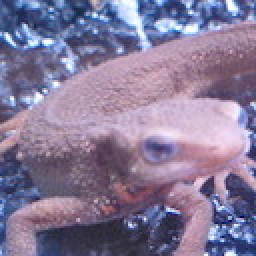
//> input picture a.jpg, 128 x 128 px (shown 2 times larger)
$ ./42canny边缘细化   (built with g++ and OpenCV 4)
//> lines starting //> are read from the running program, lines starting //| are printed output that depends on the picture
#include <opencv2/core.hpp>
#include <opencv2/highgui.hpp>
#include <iostream>
#include <math.h>

using namespace std;
using namespace cv;

Mat BGR2GRAY(Mat img){
    int height = img.rows;
    int width = img.cols;
    int channel = img.channels();

    Mat out = Mat::zeros(height, width, CV_8UC1);

    for(int y=0; y<height; y++){
        for(int x=0; x<width; x++){
            out.at<uchar>(y,x) = (int)((float)img.at<Vec3b>(y,x)[0] * 0.0722 + \
                                        (float)img.at<Vec3b>(y,x)[1] *0.7152 + \
                                        (float)img.at<Vec3b>(y,x)[2] * 0.2126);
        }
    }
    return out;
}

float clip(float value, float min, float max){
    return fmin(fmax(value,0),255);
}

Mat gaussian_filter(Mat img, double sigma, int kernel_size) {
    int height = img.rows;
    int width = img.cols;
    int channel = img.channels();

    Mat out = Mat::zeros(height, width, CV_8UC3);
    if (channel == 1) {
        out = Mat::zeros(height, width, CV_8UC1);
    }

    int pad = floor(kernel_size / 2);
    int _x = 0, _y = 0;
    double kernel_sum = 0;

    float kernel[kernel_size][kernel_size];

    for (int y = 0; y < kernel_size; y++) {
        for (int x = 0; x < kernel_size; x++) {
            _y = y - pad;
            _x = x - pad;
            kernel[y][x] = 1 / (2 * M_PI * sigma * sigma) * exp(-(_x * _x + _y + _y) / (2 * sigma * sigma));
            kernel_sum += kernel[y][x];
        }
    }

    for (int y = 0; y < kernel_size; y++) {
        for (int x = 0; x < kernel_size; x++) {
            kernel[y][x] /= kernel_sum;
        }
    }

    double v = 0;

    for (int y = 0; y < height; y++) {
        for (int x = 0; x < width; x++) {
            if (channel == 3) {
                for (int c = 0; c < channel; c++) {
                    v = 0;
                    for (int dy = -pad; dy < pad + 1; dy++) {
                        for (int dx = -pad; dx < pad + 1; dx++) {
                            if (((x + dx) >= 0) && ((y + dy) >= 0) && ((x + dx) < width) && ((y + dy) < height)) {
                                v += (double) img.at<Vec3b>(y + dy, x + dx)[c] * kernel[dy + pad][dx + pad];
                            }
                        }
                    }
                    out.at<Vec3b>(y, x)[c] = (uchar) clip(v, 0, 255);
                }
            } else {
                v = 0;
                for (int dy = -pad; dy < pad + 1; dy++) {
                    for (int dx = -pad; dx < pad + 1; dx++) {
                        if (((x + dx) >= 0) && ((y + dy) >= 0) && ((x + dx) < width) && ((y + dy) < height)) {
                            v += (double) img.at<uchar>(y + dy, x + dx) * kernel[dy + pad][dx + pad];
                        }
                    }
                }
                out.at<uchar>(y, x) = (uchar) clip(v, 0, 255);
            }
        }
    }
    return out;
}

Mat soble_filter(Mat img,int kernel_size,bool horizontal) {
    int height = img.rows;
    int width = img.cols;
    int channel = img.channels();

    Mat out = Mat::zeros(height, width, CV_8UC1);

    double kernel[kernel_size][kernel_size] = {{1,  2,  1},
                                               {0,  0,  0},
                                               {-1, -2, -1}};

    if (horizontal) {
        kernel[0][1] = 0;
        kernel[0][2] = -1;
        kernel[1][0] = 2;
        kernel[1][2] = -2;
        kernel[2][0] = 1;
        kernel[2][1] = 0;
    }

    int pad = floor(kernel_size / 2);

    double v = 0;

    for (int y = 0; y < height; y++) {
        for (int x = 0; x < width; x++) {
            v = 0;
            for (int dy = -pad; dy < pad + 1; dy++) {
                for (int dx = -pad; dx < pad + 1; dx++) {
                    if (((x + dx) >= 0) && ((y + dy) >= 0) && ((x + dx) < width) && ((y + dy) < height)) {
                        v += (double) img.at<uchar>(y + dy, x + dx) * kernel[dy + pad][dx + pad];
                    }
                }
            }
            out.at<uchar>(y, x) = (uchar) clip(v, 0, 255);
        }
    }
    return out;
}

Mat get_edge(Mat fx,Mat fy){
    int height = fx.rows;
    int width = fx.cols;
    int channel = fx.channels();

    Mat out = Mat::zeros(height, width, CV_8UC1);

    double _fx,_fy;

    for(int y=0;y<height;y++){
        for(int x=0;x<width;x++){
            _fx = (double )fx.at<uchar>(y,x);
            _fy = (double )fy.at<uchar>(y,x);

            out.at<uchar>(y,x)= (uchar)clip(sqrt(_fx * _fx + _fy * _fy),0,255);
        }
    }
    return out;
}

Mat get_angle(Mat fx,Mat fy){
    int height = fx.rows;
    int width = fx.cols;
    int channel = fx.channels();

    Mat out = Mat::zeros(height, width, CV_8UC1);

    double _fx,_fy;
    double angle;

    for(int y=0;y<height;y++){
        for(int x=0;x<width;x++){
            _fx = fmax((double )fx.at<uchar>(y,x),0.000001);
            _fy = (double )fy.at<uchar>(y,x);

            angle = atan2(_fy,_fx);
            angle = angle / M_PI *180;

            if(angle <=22.5){
                angle = 180 +angle;
            }else if (angle >=157.5){
                angle =angle -180;
            }

            cout<<angle<<"  ";

            if (angle <= 22.5){
                out.at<uchar>(y, x) = 0;
            } else if (angle <= 67.5){
                out.at<uchar>(y, x) = 45;
            } else if (angle <= 112.5){
                out.at<uchar>(y, x) = 90;
            } else {
                out.at<uchar>(y, x) = 135;
            }
        }
    }
    return out;
}

Mat non_maximum_suppression(Mat angle,Mat edge){
    int height = angle.rows;
    int width = angle.cols;
    int channel = angle.channels();

    int dx1,dx2,dy1,dy2;
    int now_angle;

    Mat _edge = Mat::zeros(height,width,CV_8UC1);

    for(int y=0;y<height;y++) {
        for (int x = 0; x < width; x++) {
            now_angle = angle.at<uchar>(y, x);

            if (now_angle == 0) {
                dx1 = -1;
                dy1 = 0;
                dx2 = 1;
                dy2 = 0;
            } else if (now_angle == 45) {
                dx1 = -1;
                dy1 = 1;
                dx2 = 1;
                dy2 = -1;
            } else if (now_angle == 90) {
                dx1 = 0;
                dy1 = -1;
                dx2 = 0;
                dy2 = 1;
            } else {
                dx1 = -1;
                dy1 = -1;
                dx2 = 1;
                dy2 = 1;
            }

            if (x == 0) {
                dx1 = fmax(dx1, 0);
                dx2 = fmax(dx2, 0);
            }
            if (x == (width - 1)) {
                dx1 = fmin(dx1, 0);
                dx2 = fmin(dx2, 0);
            }
            if (y == 0) {
                dy1 = fmax(dy1, 0);
                dy2 = fmax(dy2, 0);
            }
            if (x == (height - 1)) {
                dx1 = fmin(dy1, 0);
                dx2 = fmin(dy2, 0);
            }
            //   if(fmax(fmax(edge.at<uchar>(y,x), edge.at<uchar>(y + dy1,x +dx1)),edge.at<uchar>(y + dy2), x+dx2))==edge.at<uchar>(y,x)) {
            //     _edge.at<uchar>(y,x) = edge.at<uchar>(y,x);
            if (fmax(fmax(edge.at<uchar>(y, x), edge.at<uchar>(y + dy1, x + dx1)), edge.at<uchar>(y + dy2, x + dx2)) ==
                edge.at<uchar>(y, x)) {
                _edge.at<uchar>(y, x) = edge.at<uchar>(y, x);
            }

        }
    }
        return _edge;
    }


    int Canny_step2(Mat img) {

        Mat gray = BGR2GRAY(img);

        Mat gaussian = gaussian_filter(gray, 1.4, 5);

        Mat fy = soble_filter(gaussian, 3, false);

        Mat fx = soble_filter(gaussian, 3, true);

        Mat edge = get_edge(fx, fy);

        Mat angle = get_angle(fx, fy);

        edge = non_maximum_suppression(angle, edge);

        imshow("answer(edge)", edge);
        imshow("answer(angle", angle);
        waitKey(0);
        destroyAllWindows();

        return 0;
    }

    int main(int argc,const char* argv[]) {
        Mat img = imread("a.jpg", IMREAD_COLOR);
//> img is the input picture: 128 rows x 128 cols, CV_8UC3; mean B, G, R 152.8, 121.8, 134.1

        Canny_step2(img);
//> after the loop in BGR2GRAY, `for(int y=0; y<height; y++)`:
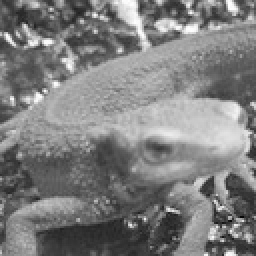
//> out: 128 rows x 128 cols, CV_8UC1 (shown 2 times larger); min 6, max 254, mean 126.2
//> the loop in gaussian_filter, `for (int y = 0; y < height; y++)` made 128 passes
//> v on passes 1 to 12: 23.73, 43.67, 75.9, 79.3, 78.04, 69.2, 68.21, 79.48, 88.66, 100.2, 108.9, 108.2
//> after the loop in gaussian_filter, `for (int y = 0; y < height; y++)`:
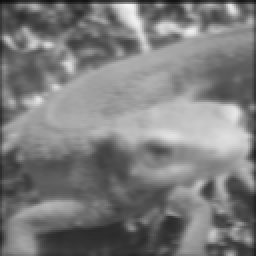
//> out: 128 rows x 128 cols, CV_8UC1 (shown 2 times larger); min 14, max 245, mean 123.8
//> after the loop in gaussian_filter, `for (int y = 0; y < height; y++)`: v = 34.96
//> the loop in soble_filter, `for (int y = 0; y < height; y++)` made 128 passes
//> v on passes 1 to 12: -146, -176, -124, -10, 37, 33, -38, -72, -73, -68, -24, 28
//> after the loop in soble_filter, `for (int y = 0; y < height; y++)`:
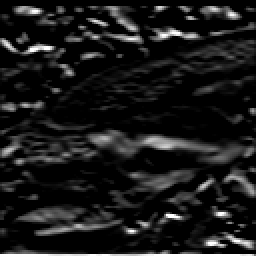
//> out: 128 rows x 128 cols, CV_8UC1 (shown 2 times larger); min 0, max 255, mean 26.1
//> after the loop in soble_filter, `for (int y = 0; y < height; y++)`: v = 121
//> call 2 of soble_filter, with kernel_size = 3, horizontal = true
//> the loop in soble_filter (call 2), `for (int y = 0; y < height; y++)` made 128 passes
//> v on passes 1 to 12: 126, 258, 382, 438, 425, 395, 400, 450, 513, 572, 608, 600
//> after the loop in soble_filter (call 2), `for (int y = 0; y < height; y++)`:
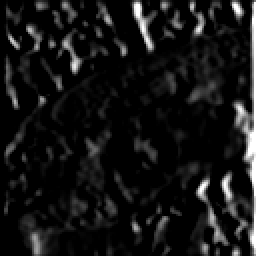
//> out: 128 rows x 128 cols, CV_8UC1 (shown 2 times larger); min 0, max 255, mean 21.2
//> after the loop in soble_filter (call 2), `for (int y = 0; y < height; y++)`: v = 151
//> after the loop in get_edge, `for(int y=0;y<height;y++)`:
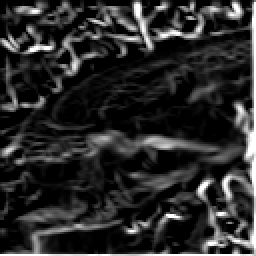
//> out: 128 rows x 128 cols, CV_8UC1 (shown 2 times larger); min 0, max 255, mean 42.8
//> the loop in get_angle, `for(int y=0;y<height;y++)` made 128 passes
//> angle on passes 1 to 12: 180, 180, 180, 180, 188.3, 187.4, 180, 180, 180, 180, 180, 186.3
//> after the loop in get_angle, `for(int y=0;y<height;y++)`:
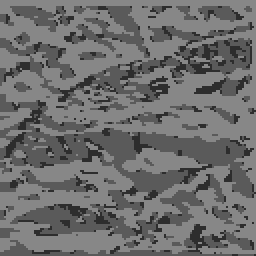
//> out: 128 rows x 128 cols, CV_8UC1 (shown 2 times larger); min 45, max 135, mean 108.8
//> after the loop in get_angle, `for(int y=0;y<height;y++)`: angle = 38.71
//> the loop in non_maximum_suppression, `for(int y=0;y<height;y++)` made 128 passes
//> (now_angle, dx1, dy1, dx2, dy2) on passes 1 to 12: (135, 0, 0, 0, 1), (135, -1, -1, 0, 1), (135, -1, -1, 0, 1), (135, -1, -1, 0, 1), (135, -1, -1, 0, 1), (135, -1, -1, 0, 1), (135, -1, -1, 0, 1), (135, -1, -1, 0, 1), (135, -1, -1, 0, 1), (135, -1, -1, 0, 1), (135, -1, -1, 0, 1), (135, -1, -1, 0, 1)
//> after the loop in non_maximum_suppression, `for(int y=0;y<height;y++)`:
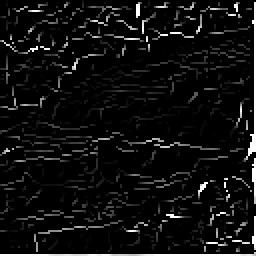
//> _edge: 128 rows x 128 cols, CV_8UC1 (shown 2 times larger); min 0, max 255, mean 16
//> after the loop in non_maximum_suppression, `for(int y=0;y<height;y++)`: now_angle = 45; dx1 = 0; dy1 = 1; dx2 = -1

        return 0;
    }

$ run again, with qx1.png saved as a.jpg
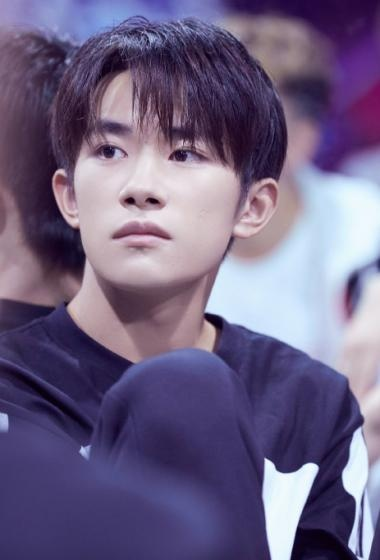
//> input picture qx1.png, 380 x 560 px
//> img is the input picture: 560 rows x 380 cols, CV_8UC3; mean B, G, R 131.5, 98.3, 110.5
//> the loop in gaussian_filter, `for (int y = 0; y < height; y++)` made 560 passes
//> v on passes 1 to 3: 4.25, 8, 14.31
//> after the loop in gaussian_filter, `for (int y = 0; y < height; y++)`: v = 20.95
//> the loop in soble_filter, `for (int y = 0; y < height; y++)` made 560 passes
//> v on passes 1 to 3: -24, -33, -25
//> after the loop in soble_filter, `for (int y = 0; y < height; y++)`: v = 79
//> the loop in soble_filter (call 2), `for (int y = 0; y < height; y++)` made 560 passes
//> v on passes 1 to 3: 20, 43, 65
//> the loop in get_angle, `for(int y=0;y<height;y++)` made 560 passes
//> angle on passes 1 to 3: 180, 180, 180
//> after the loop in get_angle, `for(int y=0;y<height;y++)`:
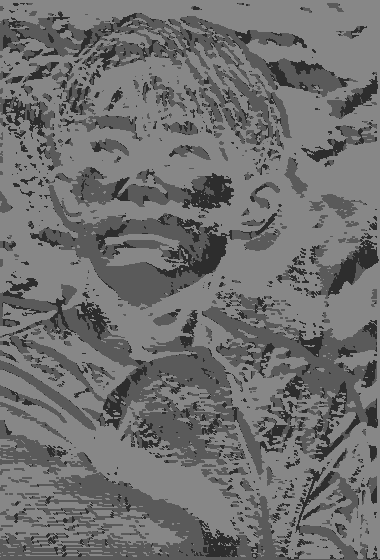
//> out: 560 rows x 380 cols, CV_8UC1; min 45, max 135, mean 111.2
//> after the loop in get_angle, `for(int y=0;y<height;y++)`: angle = 40.96
//> the loop in non_maximum_suppression, `for(int y=0;y<height;y++)` made 560 passes
//> dy1 on passes 1 to 3: 0, -1, -1
//> after the loop in non_maximum_suppression, `for(int y=0;y<height;y++)`:
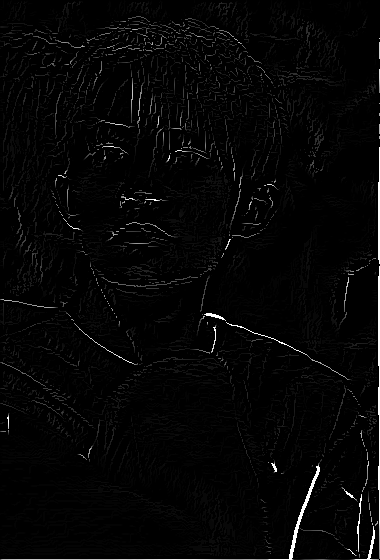
//> _edge: 560 rows x 380 cols, CV_8UC1; min 0, max 255, mean 5.9
//> after the loop in non_maximum_suppression, `for(int y=0;y<height;y++)`: now_angle = 45; dx1 = -1; dy1 = 1; dx2 = 0; dy2 = -1
